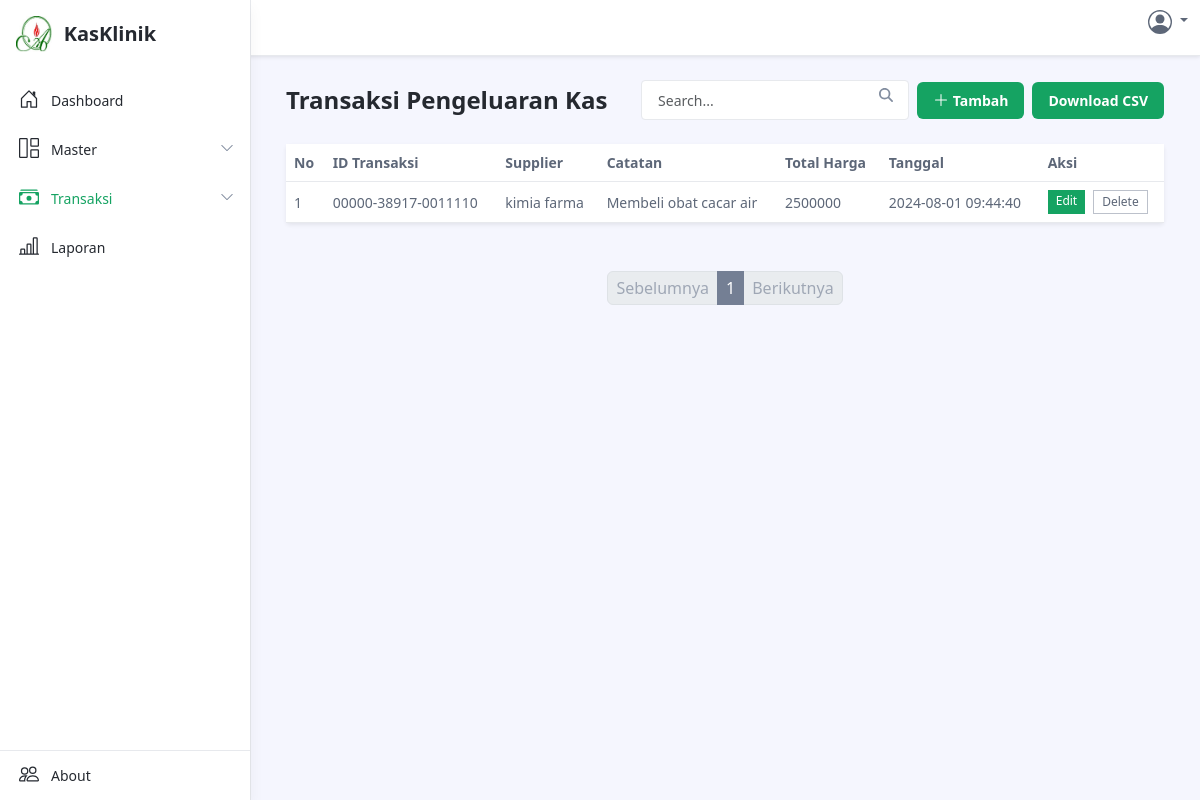
Screenshot of /pengeluaran-kas-copy.php with the database file from the repository.
### tables this page shows
CREATE TABLE `transaction_out` (
  `id` varchar(255) NOT NULL,
  `created_at` timestamp NOT NULL DEFAULT current_timestamp(),
  `information` text NOT NULL,
  `total_price` double NOT NULL,
  `suppliers` varchar(255) NOT NULL
);

### pengeluaran-kas-copy.php (the view, shortened to what this page needs)
<?php
include './config/config.php';
function getTotalItems($searchQuery)
{
	global $conn;
	$sql = "SELECT COUNT(*) AS total
            FROM transaction_out
            WHERE
            suppliers LIKE :searchQuery OR
            information LIKE :searchQuery OR
            total_price LIKE :searchQuery";
	$stmt = $conn->prepare($sql);
	$searchTerm = '%' . $searchQuery . '%';
	$stmt->bindParam(':searchQuery', $searchTerm, PDO::PARAM_STR);
	$stmt->execute();
	$result = $stmt->fetch(PDO::FETCH_ASSOC);
	return $result['total'];
}
function getDataFromDatabase($page, $itemsPerPage, $searchQuery)
{
	global $conn;
	$offset = ($page - 1) * $itemsPerPage;
	$sql = "SELECT id, information, total_price, suppliers, created_at
            FROM transaction_out
            WHERE
            suppliers LIKE :searchQuery OR
            information LIKE :searchQuery OR
            total_price LIKE :searchQuery
            LIMIT :offset, :itemsPerPage";
	$stmt = $conn->prepare($sql);
	$searchTerm = '%' . $searchQuery . '%';
	$stmt->bindParam(':searchQuery', $searchTerm, PDO::PARAM_STR);
	$stmt->bindParam(':offset', $offset, PDO::PARAM_INT);
	$stmt->bindParam(':itemsPerPage', $itemsPerPage, PDO::PARAM_INT);
	$stmt->execute();
	$data = $stmt->fetchAll(PDO::FETCH_ASSOC);
	return $data;
}
function renderPagination($page, $totalPages, $searchQuery)
{
	include './component/pagination.php';
}
$page = isset($_GET['page']) ? (int)$_GET['page'] : 1;
$searchQuery = isset($_GET['search']) ? $_GET['search'] : '';
$itemsPerPage = 10;
$totalItems = getTotalItems($searchQuery);
$data = getDataFromDatabase($page, $itemsPerPage, $searchQuery);
$offset = ($page - 1) * $itemsPerPage;
?>
<!DOCTYPE html>
<html lang="en">
<head>
	<link id="theme-style" rel="stylesheet" href="assets/css/portal.css">
	<link id="theme-style" rel="stylesheet" href="assets/css/custom.css">
</head>
<body class="app">
	<header class="app-header fixed-top">
		<div class="app-header-inner">
			<div class="container-fluid py-2">
				<div class="app-header-content">
					<div class="row justify-content-between align-items-center">
						<?php include './component/profile-icon.php'; ?>
					</div>
				</div>
			</div>
		</div>
		<div id="app-sidepanel" class="app-sidepanel">
			<div class="sidepanel-inner d-flex flex-column">
				<?php include './sidebar/sidebar-header.php'; ?>
				<?php include './sidebar/sidebar-body.php'; ?>
				<?php include './sidebar/sidebar-footer.php'; ?>
			</div>
		</div>
	</header>
	<div class="app-wrapper">
		<div class="app-content pt-3 p-md-3 p-lg-4">
			<div class="container-xl">
				<div class="row g-3 mb-4 align-items-center justify-content-between">
					<div class="col-auto">
						<h1 class="app-page-title mb-0">Transaksi Pengeluaran Kas</h1>
					</div>
					<div class="col-auto">
						<div class="page-utilities">
							<div class="row g-2 justify-content-start justify-content-md-end align-items-center">
								<div class="col-auto">
									<?php include './component/pasien-search-box.php'; ?>
								</div>
								<div class="col-auto">
									<a class="btn app-btn-primary" href="./pengeluaran-kas-input.php">
										<svg xmlns="http://www.w3.org/2000/svg" width="16" height="16" fill="currentColor" class="bi bi-plus-lg" viewBox="0 0 16 16">
											<path fill-rule="evenodd" d="M8 2a.5.5 0 0 1 .5.5v5h5a.5.5 0 0 1 0 1h-5v5a.5.5 0 0 1-1 0v-5h-5a.5.5 0 0 1 0-1h5v-5A.5.5 0 0 1 8 2" />
										</svg> Tambah
									</a>
								</div>
								<div class="col-auto">
									<button class="btn app-btn-primary" onclick="generateCSV()">Download CSV</button>
								</div>
							</div>
						</div>
					</div>
				</div>
				<div class="tab-content" id="orders-table-tab-content">
					<div class="tab-pane fade show active" id="orders-all" role="tabpanel" aria-labelledby="orders-all-tab">
						<div class="app-card app-card-orders-table shadow-sm mb-5">
							<div class="app-card-body">
								<div class="table-responsive">
									<table class="table app-table-hover mb-0 text-left">
										<thead>
											<tr>
												<th class="cell">No</th>
												<th class="cell">ID Transaksi</th>
												<th class="cell">Supplier</th>
												<th class="cell">Catatan</th>
												<th class="cell">Total Harga</th>
												<th class="cell">Tanggal</th>
												<th class="cell">Aksi</th>
											</tr>
										</thead>
										<tbody>
											<?php foreach ($data as $index => $row) : ?>
												<tr>
													<td class="cell"><?php echo ($offset + $index + 1) ?></td>
													<td class="cell"><?php echo htmlspecialchars($row['id']); ?></td>
													<td class="cell"><?php echo htmlspecialchars($row['suppliers']); ?></td>
													<td class="cell"><?php echo htmlspecialchars($row['information']); ?></td>
													<td class="cell"><?php echo htmlspecialchars($row['total_price']); ?></td>
													<td class="cell"><?php echo htmlspecialchars($row['created_at']); ?></td>
													<td class="cell">
														<div class="d-flex justify-content-between w-50">
															<a class="btn-sm app-btn-primary me-1" href="./pengeluaran-kas-edit.php?id=<?php echo htmlspecialchars($row['id'] ?? ''); ?>">Edit</a>
															<form method="POST" action="pengeluaran-kas-delete.php" onsubmit="return confirm('Are you sure you want to delete this transaction?')">
																<button type="submit" class="btn-sm app-btn-secondary ms-1" name="delete">Delete</button>
															</form>
														</div>
													</td>
												</tr>
											<?php endforeach; ?>
										</tbody>
									</table>
								</div>
							</div>
						</div>
					</div>
				</div>
			</div>
		</div>
	</div>
</body>
</html>

### rows the page displays
transaction_out: index "1", id "00000-38917-0011110", suppliers "kimia farma", information "Membeli obat cacar air", total_price "2500000", created_at "2024-08-01 09:44:40"
